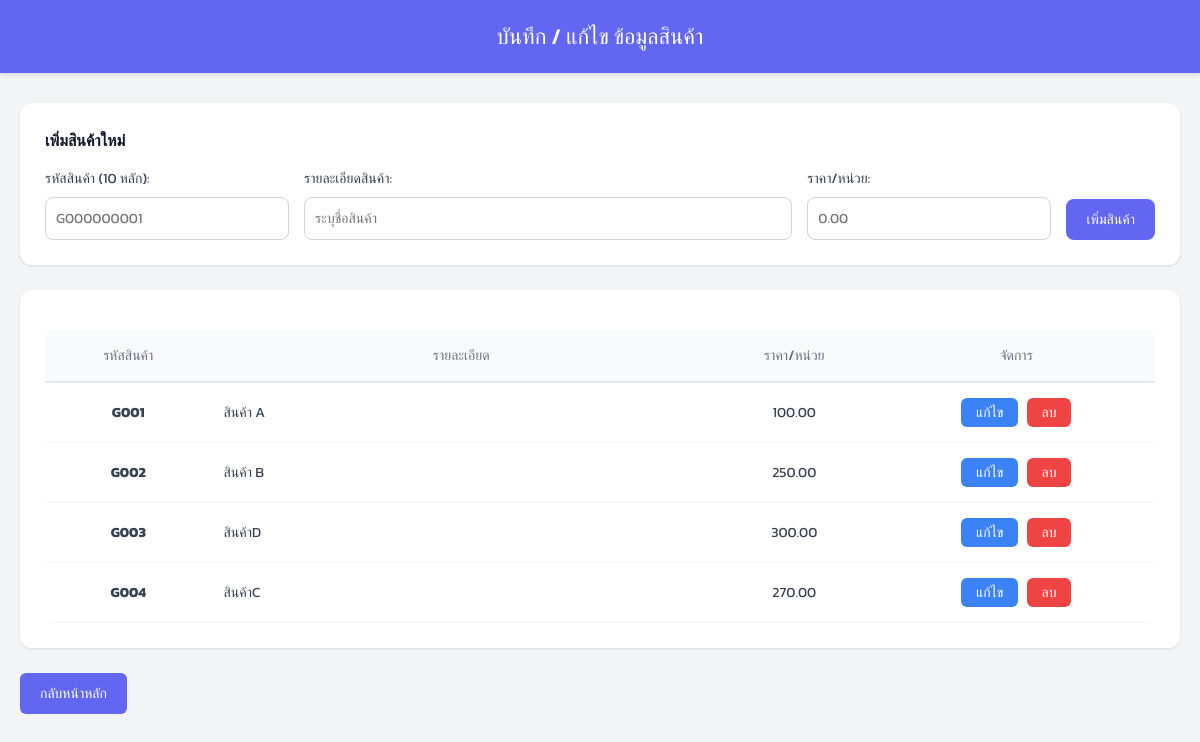
Screenshot of /code/php/goods.php with the database file from the repository.
### tables this page shows
CREATE TABLE `goods_name` (
  `Goods_id` varchar(10) NOT NULL,
  `Goods_name` varchar(30) NOT NULL,
  `cost_unit` decimal(8,2) NOT NULL DEFAULT 0.00
);

### code/php/goods.php (the view, shortened to what this page needs)
<?php
include('db.php');
?>
<!DOCTYPE html>
<html lang="th">
<head>
    <link rel="stylesheet" href="../css/style.css">
</head>
<body>
    <div class="header-banner">บันทึก / แก้ไข ข้อมูลสินค้า</div>
    <div class="container">
        <div class="card">
            <h3 style="margin-top:0; font-size:16px; color:#111827;">เพิ่มสินค้าใหม่</h3>
            <form method="POST">
                <div style="display: flex; gap: 15px; align-items: flex-end;">
                    <div style="flex: 1;">
                        <label>รหัสสินค้า (10 หลัก):</label>
                        <input type="text" name="id" maxlength="10" required placeholder="G000000001">
                    </div>
                    <div style="flex: 2;">
                        <label>รายละเอียดสินค้า:</label>
                        <input type="text" name="name" required placeholder="ระบุชื่อสินค้า">
                    </div>
                    <div style="flex: 1;">
                        <label>ราคา/หน่วย:</label>
                        <input type="number" name="cost" step="0.01" required placeholder="0.00">
                    </div>
                    <button type="submit" name="add_new" class="btn btn-add" style="background-color: #6366f1; color: white; padding: 10px 20px;">เพิ่มสินค้า</button>
                </div>
            </form>
        </div>
        <div class="card">
            <table>
                <thead>
                    <tr>
                        <th width="15%">รหัสสินค้า</th>
                        <th width="45%">รายละเอียด</th>
                        <th width="15%">ราคา/หน่วย</th>
                        <th width="25%">จัดการ</th>
                    </tr>
                </thead>
                <tbody>
                    <?php
                    $res = $conn->query("SELECT * FROM GOODS_NAME ORDER BY Goods_id ASC");
                    while($row = $res->fetch_assoc()){
                        echo "<tr>
                            <td><b>{$row['Goods_id']}</b></td>
                            <td style='text-align:left'>{$row['Goods_name']}</td>
                            <td>".number_format($row['cost_unit'],2)."</td>
                            <td>
                                <button class='btn-edit-table' onclick='openEditModal(\"{$row['Goods_id']}\", \"{$row['Goods_name']}\", \"{$row['cost_unit']}\")'>แก้ไข</button>
                                <button class='btn-del-table' onclick='confirmDelete(\"{$row['Goods_id']}\")'>ลบ</button>
                            </td>
                        </tr>";
                    }
                    ?>
                </tbody>
            </table>
        </div>
        <a href="index.php" class="btn" style="background-color:#6366f1; color:white; padding:10px 20px; text-decoration:none; border-radius:6px; font-size:14px;">กลับหน้าหลัก</a>
    </div>
</body>
</html>

### code/css/style.css (style rules this page uses)
:root { --primary-bg: #6366f1; --body-bg: #f3f4f6; --card-bg: #ffffff; --text-dark: #374151; --text-muted: #6b7280; --accent-blue: #3b82f6; --accent-orange: #f59e0b; --success-green: #10b981; --danger-red: #ef4444; }
body { font-family: "Kanit", sans-serif; background-color: var(--body-bg); margin: 0; color: var(--text-dark); }
.header-banner { background-color: var(--primary-bg); color: white; text-align: center; padding: 20px; font-size: 22px; font-weight: 500; box-shadow: 0 2px 4px rgba(0, 0, 0, 0.1); }
.main-content, .container { max-width: 1200px; margin: 30px auto; padding: 0 20px; }
.welcome-card, .card { background: white; padding: 25px; border-radius: 12px; box-shadow: 0 1px 3px rgba(0, 0, 0, 0.1); margin-bottom: 25px; }
table { width: 100%; border-collapse: collapse; margin-top: 15px; background: white; border-radius: 8px; overflow: hidden; }
th { background-color: #f9fafb; color: var(--text-muted); font-weight: 500; padding: 15px 12px; border-bottom: 2px solid #e5e7eb; text-align: center; font-size: 14px; }
td { padding: 15px 12px; border-bottom: 1px solid #f3f4f6; text-align: center; font-size: 14px; }
input[type="text"], input[type="number"], input[type="date"], textarea, select { padding: 10px; border: 1px solid #d1d5db; border-radius: 8px; width: 100%; box-sizing: border-box; font-family: "Kanit", sans-serif; font-size: 14px; }
label { display: block; margin-bottom: 8px; font-weight: 400; color: var(--text-dark); font-size: 14px; }
.btn { padding: 10px 20px; border-radius: 8px; text-decoration: none; cursor: pointer; border: none; font-family: "Kanit", sans-serif; transition: 0.2s; display: inline-flex; align-items: center; justify-content: center; gap: 5px; font-size: 14px; }
.btn-add { background: var(--primary-bg); color: white; }

### code/php/goods.php (style rules this page uses)
.btn-edit-table { background-color: #3b82f6; color: white; padding: 6px 15px; border-radius: 6px; border: none; cursor: pointer; font-size: 14px; transition: 0.2s; }
.btn-del-table { background-color: #ef4444; color: white; padding: 6px 15px; border-radius: 6px; border: none; cursor: pointer; font-size: 14px; transition: 0.2s; margin-left: 5px; }

### rows the page displays
goods_name: Goods_id "G001", Goods_name "สินค้า A", cost_unit "100.00"
goods_name: Goods_id "G002", Goods_name "สินค้า B", cost_unit "250.00"
goods_name: Goods_id "G003", Goods_name "สินค้าD", cost_unit "300.00"
goods_name: Goods_id "G004", Goods_name "สินค้าC", cost_unit "270.00"
